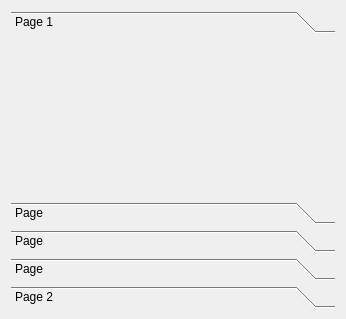
<?xml version="1.0" encoding="UTF-8"?>
<ui version="4.0">
 <class>Dialog</class>
 <widget class="QDialog" name="Dialog">
  <property name="geometry">
   <rect>
    <x>0</x>
    <y>0</y>
    <width>346</width>
    <height>319</height>
   </rect>
  </property>
  <property name="windowTitle">
   <string>Dialog</string>
  </property>
  <layout class="QVBoxLayout" name="verticalLayout">
   <item>
    <widget class="QToolBox" name="toolBox">
     <property name="currentIndex">
      <number>0</number>
     </property>
     <widget class="QWidget" name="page">
      <property name="geometry">
       <rect>
        <x>0</x>
        <y>0</y>
        <width>328</width>
        <height>151</height>
       </rect>
      </property>
      <attribute name="label">
       <string>Page 1</string>
      </attribute>
     </widget>
     <widget class="QWidget" name="page_3">
      <attribute name="label">
       <string>Page</string>
      </attribute>
     </widget>
     <widget class="QWidget" name="page_4">
      <attribute name="label">
       <string>Page</string>
      </attribute>
     </widget>
     <widget class="QWidget" name="page_5">
      <attribute name="label">
       <string>Page</string>
      </attribute>
     </widget>
     <widget class="QWidget" name="page_2">
      <property name="geometry">
       <rect>
        <x>0</x>
        <y>0</y>
        <width>328</width>
        <height>151</height>
       </rect>
      </property>
      <attribute name="label">
       <string>Page 2</string>
      </attribute>
     </widget>
    </widget>
   </item>
  </layout>
 </widget>
 <resources/>
 <connections/>
</ui>
